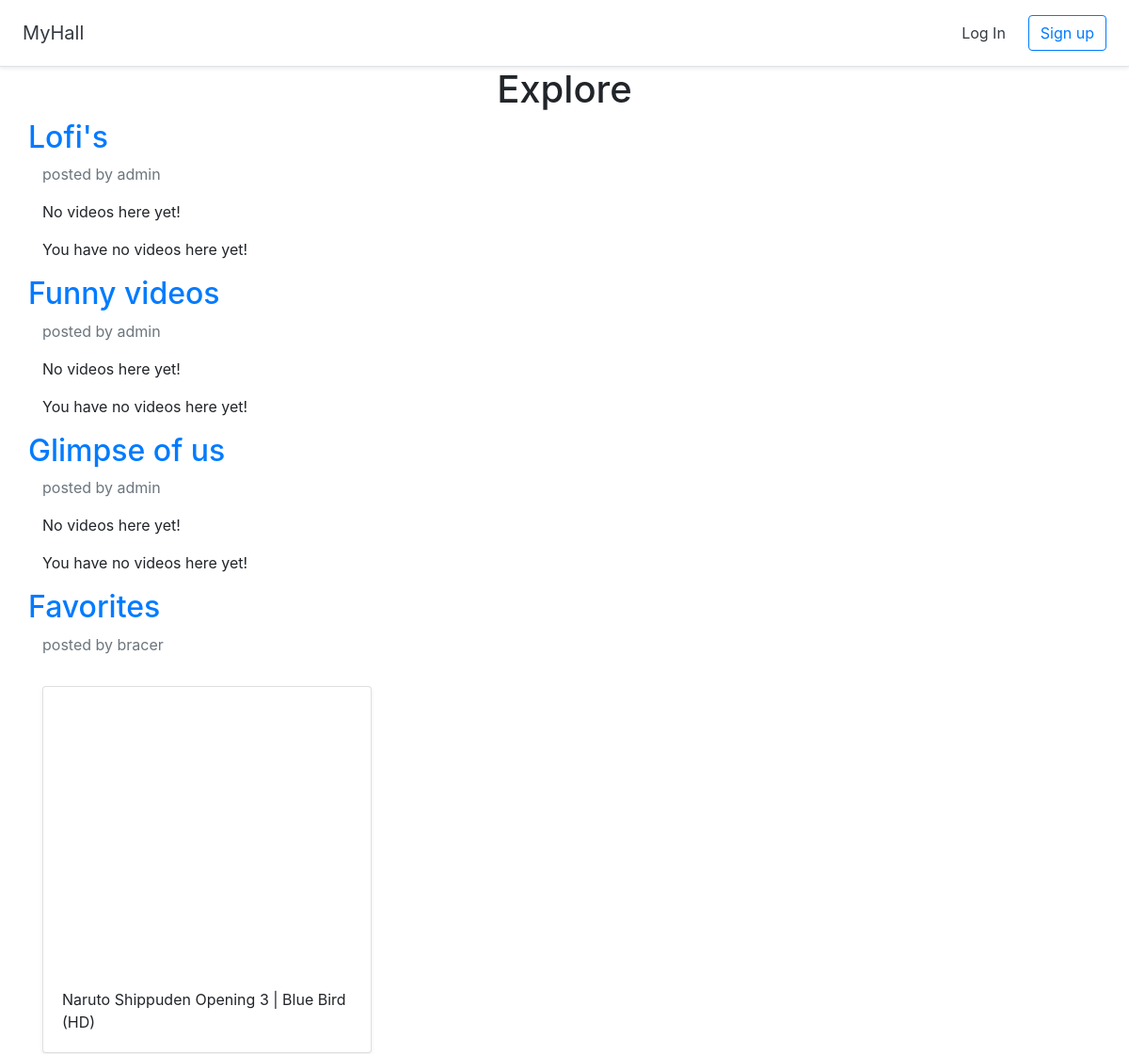
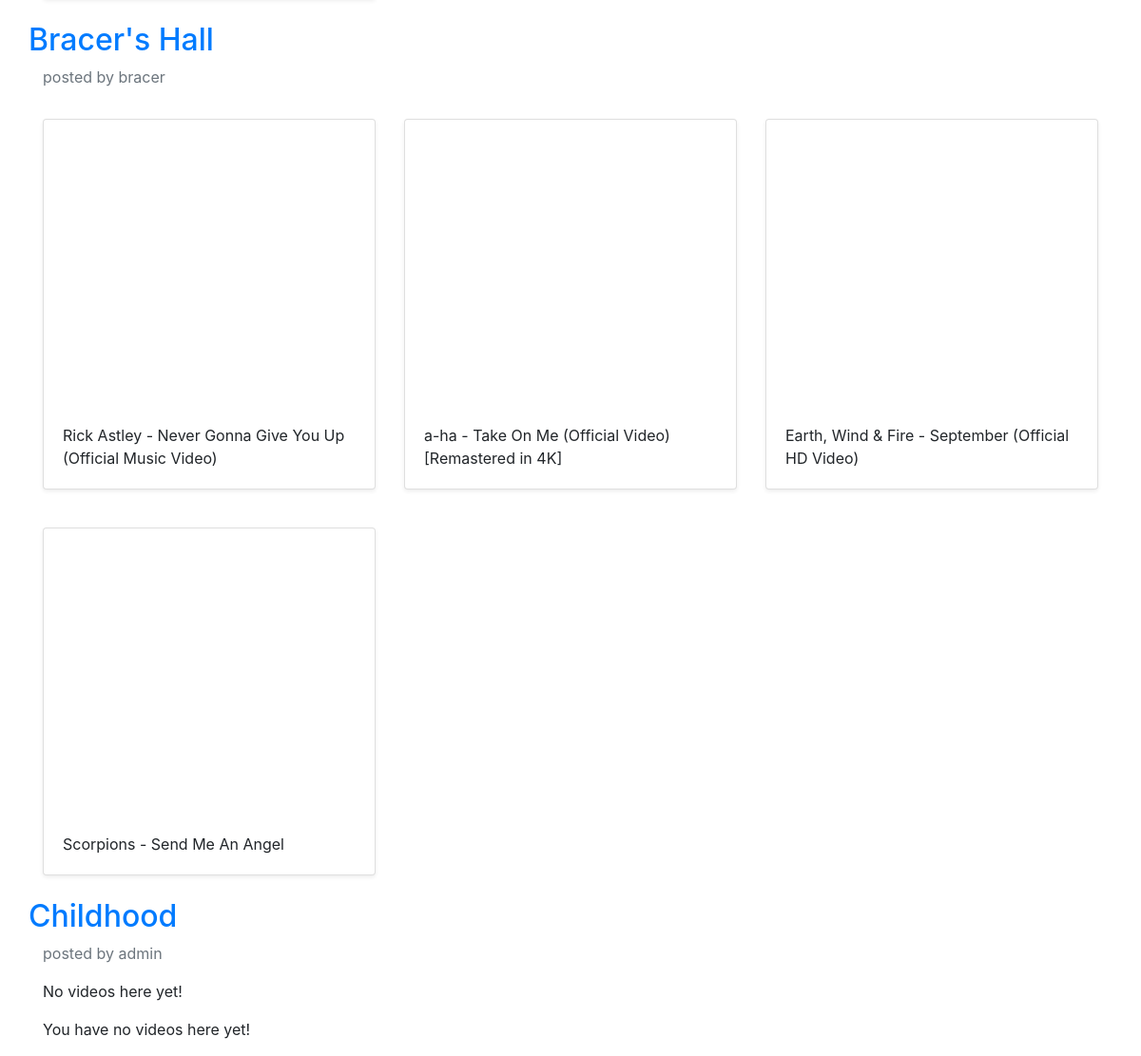
/explore, run on the app's committed database (2 pictures, top to bottom).
### core/models.py (models this page shows)
class Hall(models.Model):
    title = models.CharField(max_length=255)
    user = models.ForeignKey(User, on_delete=models.CASCADE)

class Video(models.Model):
    title = models.CharField(max_length=255)
    url = models.URLField()
    youtube_id = models.CharField(max_length=255)
    hall = models.ForeignKey(Hall, on_delete=models.CASCADE)

### core/views.py (the view)
# urls.py: path("explore", explore, name="explore"),
def explore(request):
    explore = Hall.objects.order_by("?").all()
    return render(request, "index/explore.html", {"explore":explore})

### core/templates/index/explore.html
{% extends 'base.html' %}
{% load static %}
{% block content %}
    {% include 'index/body_explore.html' %}
{% endblock %}

### core/templates/index/body_explore.html
<div class="container">
    <h1 class="text-center">Explore</h1>
    {% for hall in explore %}
    <div class="row">
        <h2><a href="{% url 'detail_hall' hall.id %}">{{ hall.title }}</a></h2>
    </div>
    <div class="text-muted">
        <p> posted by {{ hall.user }}</p>
    </div>
    {% if not hall.video_set.all %}
                <p>No videos here yet!</p>
    {% endif %}
    {% if user.is_authenticated %}
        {% if user.id == hall.user.id %}
            {% if hall.video_set.all %}
                <a href="{% url 'update_hall' hall.id %}" class="btn btn-warning">Edit hall</a>
                <a href="{% url 'add_video' hall.id %}" class="btn btn-primary">Add video</a>
                <a href="{% url 'delete_hall' hall.id %}" class="btn btn-danger">DELETE HALL</a>
            {% endif %}
        {% endif %}
    {% else %}
        {% if not hall.video_set.all %}
            <p>You have no videos here yet!</p>
        {% endif %}
    {% endif %}
    <div class="row">
        {% for video in hall.video_set.all|slice:":6" %}
        <div class="col-md-4 mt-3">
            <div class="card mb-4 shadow-sm">
                <iframe width="100%" height="300" src="https://www.youtube.com/embed/{{ video.youtube_id }}"
                    frameborder="0"
                    allow="accelerometer; autoplay; clipboard-write; encrypted-media; gyroscope; picture-in-picture"
                    allowfullscreen></iframe>
                <div class="card-body">
                    <p class="card-text">{{ video.title }}</p>
                </div>
            </div>
        </div>
        {% endfor %}
    </div>
    {% endfor %}
</div>

### data on the page
Hall: title "Lofi's", user "admin", shows "No videos here yet!", shows "You have no videos here yet!"
Hall: title "Funny videos", user "admin", shows "No videos here yet!", shows "You have no videos here yet!"
Hall: title "Glimpse of us", user "admin", shows "No videos here yet!", shows "You have no videos here yet!"
Hall: title "Favorites", user "bracer"
Video: title "Naruto Shippuden Opening 3 | Blue Bird (HD)"
Hall: title "Bracer's Hall", user "bracer"
Video: title "Rick Astley - Never Gonna Give You Up (Official Music Video)"
Video: title "a-ha - Take On Me (Official Video) [Remastered in 4K]"
Video: title "Earth, Wind & Fire - September (Official HD Video)"
Video: title "Scorpions - Send Me An Angel"
Hall: title "Childhood", user "admin", shows "No videos here yet!", shows "You have no videos here yet!"
